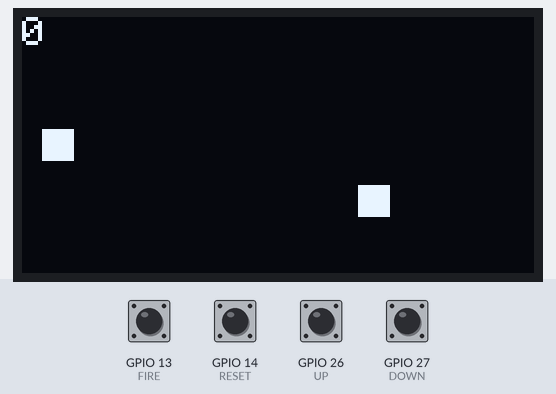
Simulated run of this sketch. Board: ESP32. Parts: 128×64 one-colour display. The test bench sets the inputs (shaded band); at power-on: GPIO 13 (FIRE), GPIO 14 (RESET), GPIO 26 (UP), GPIO 27 (DOWN) HIGH. Random numbers use the default seed unless the sketch sets one.

Above: at 1.2 s.
1.3 s: GPIO 27 (DOWN) pulled LOW for 0.15 s
At 1.49 s:
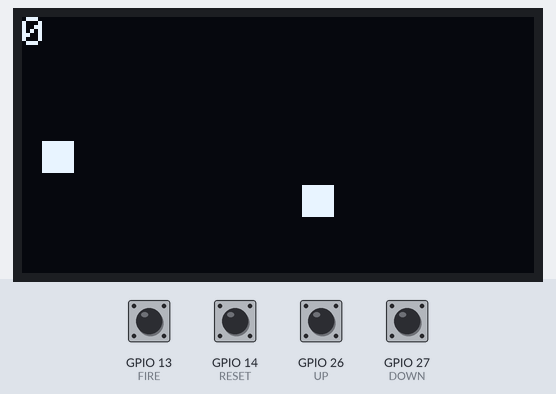
2.0 s: GPIO 13 (FIRE) pulled LOW for 0.15 s
At 2.27 s:
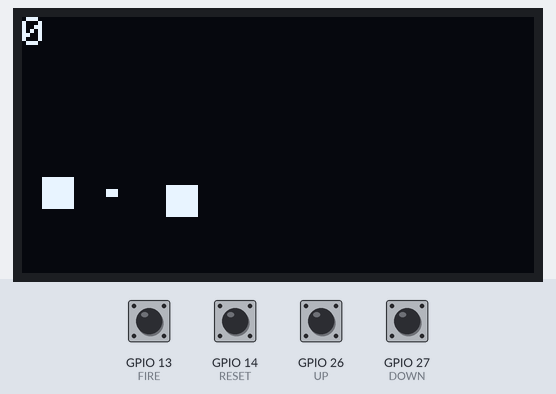
2.7 s: GPIO 26 (UP) pulled LOW for 0.15 s
At 2.82 s:
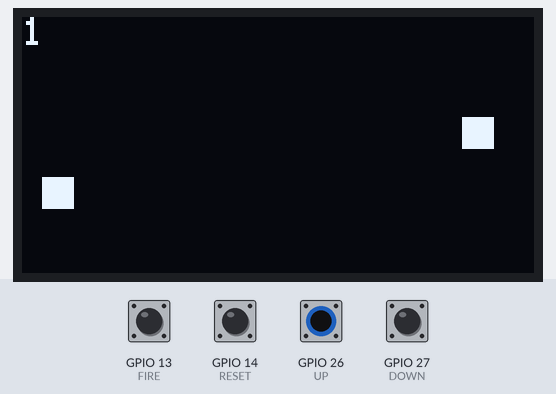
3.4 s: GPIO 13 (FIRE) pulled LOW for 1 s
At 3.79 s:
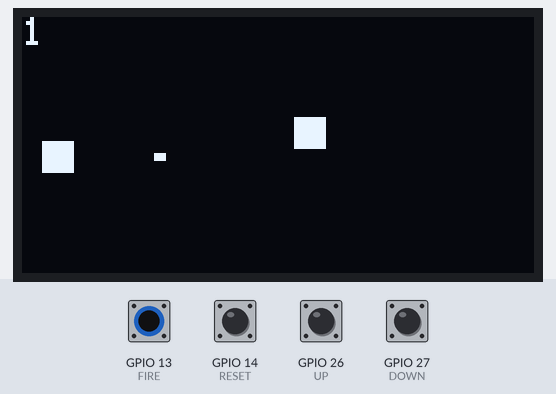
6.4 s: GPIO 14 (RESET) pulled LOW for 0.15 s
At 6.91 s:
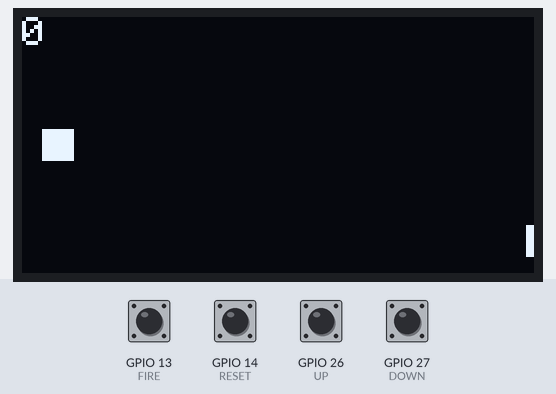
7.1 s: GPIO 26 (UP) pulled LOW for 1 s
At 7.55 s:
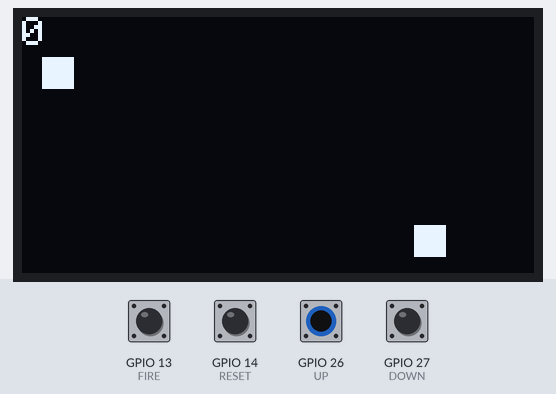
Timing chart, 0 to 9.7 s (numbered marks = the images above; inputs shaded):
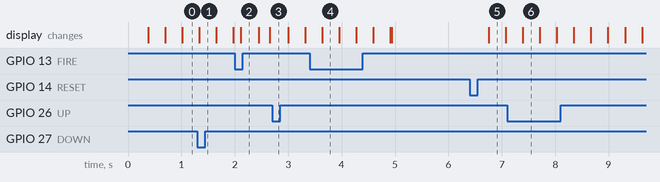

The sketch:

Latihan.ino
```cpp
#include <Wire.h>
#include <Adafruit_GFX.h>
#include <Adafruit_SSD1306.h>

#define W 128
#define H 64
Adafruit_SSD1306 display(W, H, &Wire, -1);

// BUTTON
#define UP     26
#define DOWN   27
#define FIRE   13
#define RESET  14

// PLAYER
int px = 5, py = 28;

// BULLET
bool bullet = false;
int bx, by;

// ASTEROID
int ax, ay;
int aspeed = 2;

// BOSS
bool bossMode = false;
int bossX = 100, bossY = 20;
int bossHP = 20;
int bossDir = 1;

// GAME
int score = 0;
bool gameOver = false;
bool win = false;

// BUTTON LATCH
bool fireLast = HIGH;
bool resetLast = HIGH;

void resetAsteroid() {
  ax = W;
  ay = random(0, H - 8);
}

void resetGame() {
  px = 5; py = 28;
  score = 0;
  bossMode = false;
  bossHP = 20;
  gameOver = false;
  win = false;
  bullet = false;
  resetAsteroid();
}

void setup() {
  pinMode(UP, INPUT_PULLUP);
  pinMode(DOWN, INPUT_PULLUP);
  pinMode(FIRE, INPUT_PULLUP);
  pinMode(RESET, INPUT_PULLUP);

  Wire.begin(21, 22);
  display.begin(SSD1306_SWITCHCAPVCC, 0x3C);
  display.setTextColor(SSD1306_WHITE);

  randomSeed(millis());
  resetAsteroid();
}

void loop() {
  bool fireNow = digitalRead(FIRE);
  bool resetNow = digitalRead(RESET);

  // ===== GAME OVER / WIN =====
  if (gameOver || win) {
    display.clearDisplay();
    display.setTextSize(1);
    display.setCursor(20, 20);
    display.println(win ? "YOU WIN!" : "GAME OVER");
    display.setCursor(30, 35);
    display.print("Score: ");
    display.print(score);
    display.setCursor(10, 50);
    display.print("PRESS RESET");
    display.display();

    if (resetLast == HIGH && resetNow == LOW) {
      resetGame();
      delay(300);
    }
    resetLast = resetNow;
    return;
  }

  // ===== MOVE PLAYER =====
  if (digitalRead(UP) == LOW && py > 0) py -= 3;
  if (digitalRead(DOWN) == LOW && py < H - 8) py += 3;

  // ===== FIRE =====
  if (fireLast == HIGH && fireNow == LOW && !bullet) {
    bullet = true;
    bx = px + 8;
    by = py + 3;
  }
  fireLast = fireNow;

  if (bullet) {
    bx += 4;
    if (bx > W) bullet = false;
  }

  // ===== ASTEROID MODE =====
  if (!bossMode) {
    ax -= aspeed;
    if (ax < -8) resetAsteroid();

    // HIT ASTEROID
    if (bullet &&
        bx > ax && bx < ax + 8 &&
        by > ay && by < ay + 8) {
      bullet = false;
      score++;
      resetAsteroid();
    }

    // HIT PLAYER
    if (px + 8 > ax &&
        py + 8 > ay &&
        py < ay + 8) {
      gameOver = true;
    }

    if (score >= 10) bossMode = true;
  }

  // ===== BOSS MODE =====
  else {
    bossY += bossDir;
    if (bossY <= 0 || bossY >= H - 16) bossDir = -bossDir;

    if (bullet &&
        bx > bossX && bx < bossX + 16 &&
        by > bossY && by < bossY + 16) {
      bullet = false;
      bossHP--;
      if (bossHP <= 0) win = true;
    }

    if (px + 8 > bossX &&
        py + 8 > bossY &&
        py < bossY + 16) {
      gameOver = true;
    }
  }

  // ===== DRAW =====
  display.clearDisplay();
  display.fillRect(px, py, 8, 8, SSD1306_WHITE); // player

  if (bullet)
    display.fillRect(bx, by, 3, 2, SSD1306_WHITE);

  if (!bossMode)
    display.fillRect(ax, ay, 8, 8, SSD1306_WHITE);
  else {
    display.drawRect(bossX, bossY, 16, 16, SSD1306_WHITE);
    display.setCursor(80, 0);
    display.print("HP:");
    display.print(bossHP);
  }

  display.setCursor(0, 0);
  display.print(score);

  display.display();
  delay(20);
}
```

Measured:
- after the input at 6.4 s, the display: changes after 0.35 s (image 5)
